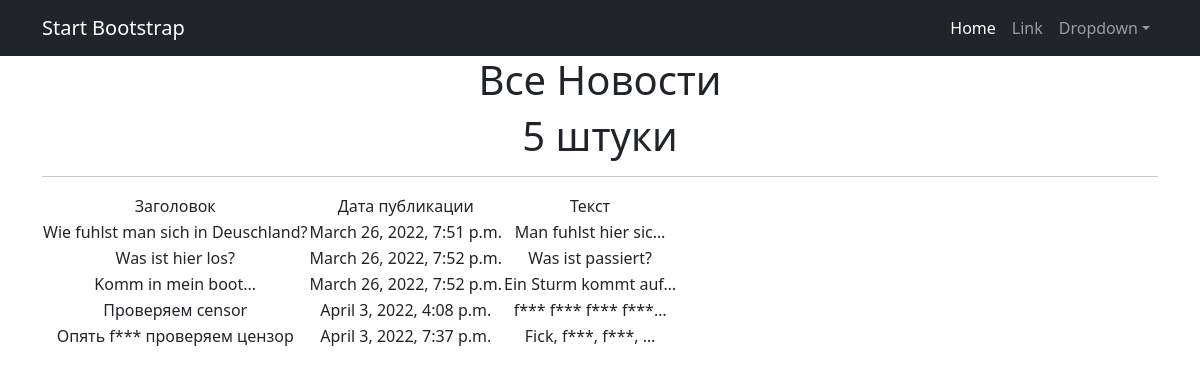
Page /news/ on the committed database.
### NewsApp/models.py (models this page shows, shortened)
class Post(models.Model):
    author = models.ForeignKey(Author, on_delete=models.CASCADE)
    dateCreation = models.DateTimeField(auto_now_add=True)
    postCategory = models.ManyToManyField(Category, through='PostCategory')
    title = models.CharField(max_length=128)
    text = models.TextField()
    rating = models.IntegerField(default=0)
    NEWS = 'NW'
    ARTICLE = 'AR'
    CATEGORY_CHOICES = (
        (NEWS, 'Новость'),
        (ARTICLE, 'Статья')
    )
    categoryType = models.CharField(max_length=2, choices=CATEGORY_CHOICES, default=ARTICLE)

### NewsApp/views.py (the view)
# urls.py: path('', NewsList.as_view()),
class NewsList(ListView):
    model = Post
    ordering = 'dateCreation'
    template_name = 'news.html'
    context_object_name = 'news'

### NewsApp/templatetags/custom_filters.py (called while the page is built)
@register.filter()
def censor(value):
    if not isinstance(value, str):
        raise ValueError
    return value.replace("fick", "f***")

### templates/news.html (shortened to what this page needs)
{% extends 'flatpages/default.html' %}
{% load custom_filters %}
{% block content %}
<h1>Все Новости</h1>
<h1>{{ news|length }} штуки </h1>
<hr>
     {% if news %}
       <table>
           <tr>
               <td>Заголовок</td>
               <td>Дата публикации</td>
               <td>Текст</td>
           </tr>
           {% for i in news %}
           <tr>
               <td>{{ i.title| censor }}</td>
               <td>{{ i.dateCreation }}</td>
               <td>{{ i.text|truncatechars:20 | censor }}</td>
           </tr>
           {% endfor %}
       </table>
   {% else %}
       <h2>Сегодня ничего не произошло!!!</h2>
   {% endif %}
{% endblock content %}

### templates/flatpages/default.html (shortened to what this page needs)
<!DOCTYPE html>
<html lang="en">
    <head>
        {% load static %}
        <link href="{% static 'css/styles.css' %}" rel="stylesheet" />
    </head>
    <body>
        <nav class="navbar navbar-expand-lg navbar-dark bg-dark">
            <div class="container">
                <a class="navbar-brand" href="#">Start Bootstrap</a>
                <div class="collapse navbar-collapse" id="navbarSupportedContent">
                    <ul class="navbar-nav ms-auto mb-2 mb-lg-0">
                        <li class="nav-item"><a class="nav-link active" aria-current="page" href="#">Home</a></li>
                        <li class="nav-item"><a class="nav-link" href="#">Link</a></li>
                        <li class="nav-item dropdown">
                            <a class="nav-link dropdown-toggle" id="navbarDropdown" href="#" role="button" data-bs-toggle="dropdown" aria-expanded="false">Dropdown</a>
                        </li>
                    </ul>
                </div>
            </div>
        </nav>
        <div class="container">
            <div class="row">
                <div class="col-lg-12 text-center">
                       {% block content %}{% endblock content %}
                </div>
            </div>
        </div>
    </body>
</html>

### rows in the picture
Post: title|censor "Wie fuhlst man sich in Deuschland?", dateCreation "March 26, 2022, 7:51 p.m.", text|censor "Man fuhlst hier sic…"
Post: title|censor "Was ist hier los?", dateCreation "March 26, 2022, 7:52 p.m.", text|censor "Was ist passiert?"
Post: title|censor "Komm in mein boot...", dateCreation "March 26, 2022, 7:52 p.m.", text|censor "Ein Sturm kommt auf…"
Post: title|censor "Проверяем censor", dateCreation "April 3, 2022, 4:08 p.m.", text|censor "f*** f*** f*** f***…"
Post: title|censor "Опять f*** проверяем цензор", dateCreation "April 3, 2022, 7:37 p.m.", text|censor "Fick, f***, f***, …"

### other values in the picture
{{ news|length }} "5"
